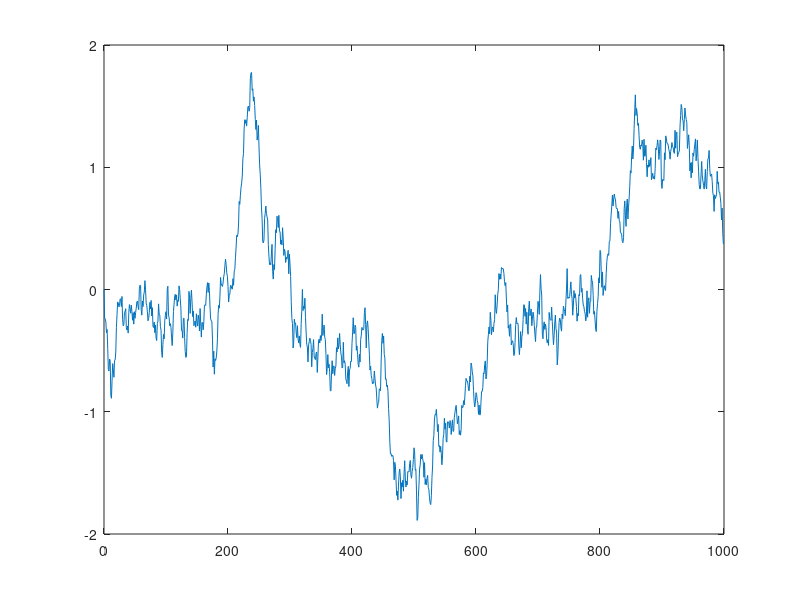

Here is the MATLAB script that generated this plot:
%% Example Ornstein-Uhlenbeck process

% V[n] = V[n-1]exp(-beta*Ts)+DV[n]
% V[0] = 0
% DV[n] ~ N(0,1/(2*beta)*(1-exp(-2*beta*Ts)))

close all, clear all, clc;

N = 1000;

MAX_REPS = 1;

Ts = 0.1;

beta = 0.1;
n = [0:1:N-1];

% pd = makedist('Normal', 'mu', 0, 'sigma', Ts);

for rep=1:MAX_REPS
DV = random ('norm', 0, 1/(2*beta)*(1-exp(-2*beta*Ts)), 1, N); 
% generates a matrix of size 1*N containing values distributed according to
% the chosen probability distribution

V = zeros(1,N);
% return
V(1) = 0;
    
    for i=2:N
        V(i) = V(i-1)*exp(-beta*Ts) + DV(i);
    end

    plot (n, V);
    hold on;
end
    